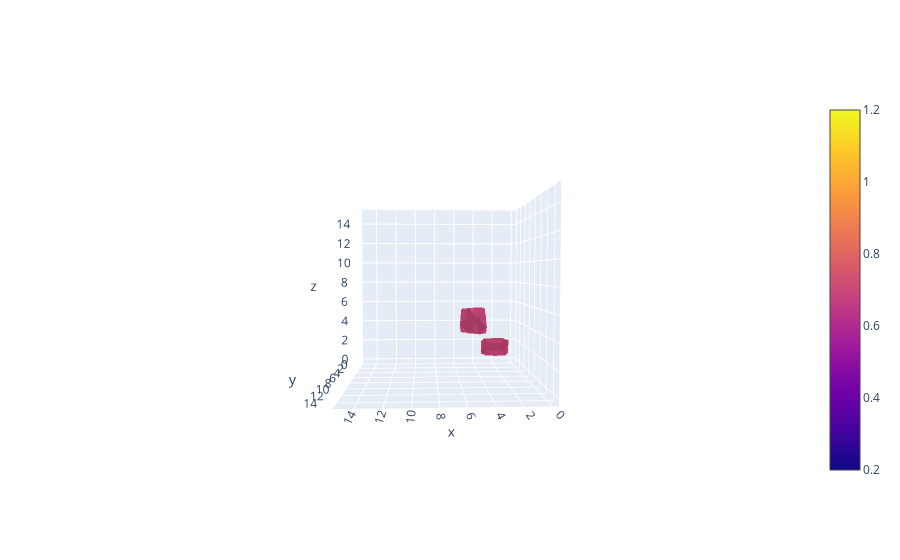

The notebook cell saved with this chart:
### Code cell
X, Y, Z = np.mgrid[:n, :n, :n]

fig = go.Figure(data=go.Volume(
    x=X.flatten(), y=Y.flatten(), z=Z.flatten(),
    value=labels_in.flatten(),
    isomin=0.5,
    isomax=0.5,
    opacity=0.2,
    surface_count=21,
    caps= dict(x_show=False, y_show=False, z_show=False), # no caps
    ))
fig.update_layout(scene_camera = dict(
    up=dict(x=0, y=0, z=1),
    center=dict(x=0, y=0, z=0),
    eye=dict(x=0.1, y=2.5, z=0.1)
))

### Figure 1 — Plotly figure (JSON) as saved in the notebook; plotly's stock layout.template omitted (floating-point values rounded to 4 significant figures; data arrays with more than 128 entries replaced by an {"elided": "..."} marker saying what was removed)
{"data": [{"caps": {"x": {"show": false}, "y": {"show": false}, "z": {"show": false}}, "isomax": 0.7, "isomin": 0.7, "opacity": 0.2, "surface": {"count": 21}, "type": "volume", "value": {"elided": "4096 int values"}, "x": {"elided": "4096 int values"}, "y": {"elided": "4096 int values"}, "z": {"elided": "4096 int values"}}], "layout": {"scene": {"camera": {"center": {"x": 0, "y": 0, "z": 0}, "eye": {"x": 0.1, "y": 2.5, "z": 0.1}, "up": {"x": 0, "y": 0, "z": 1}}}}}
